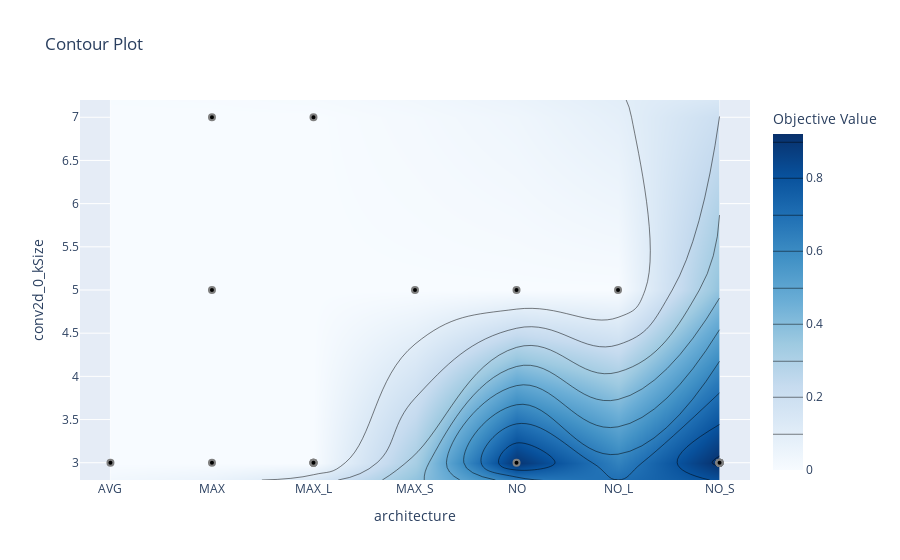
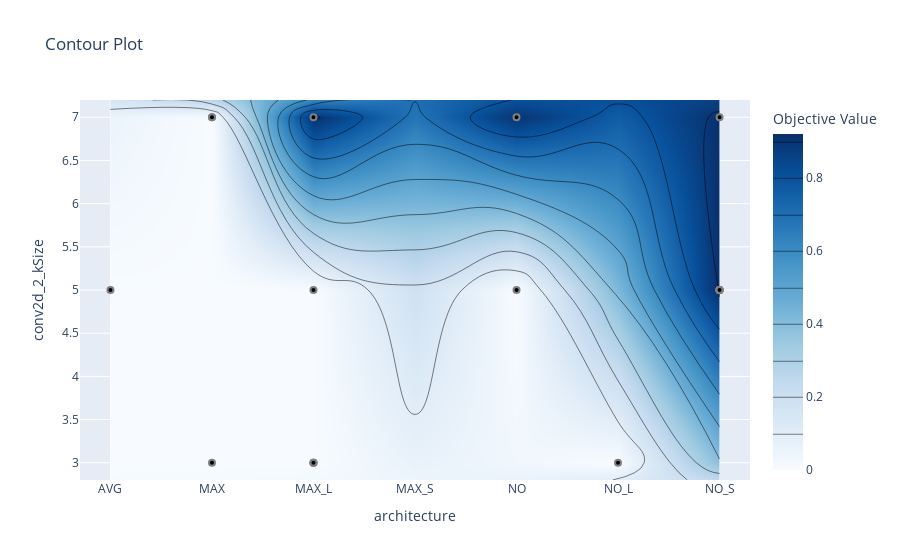
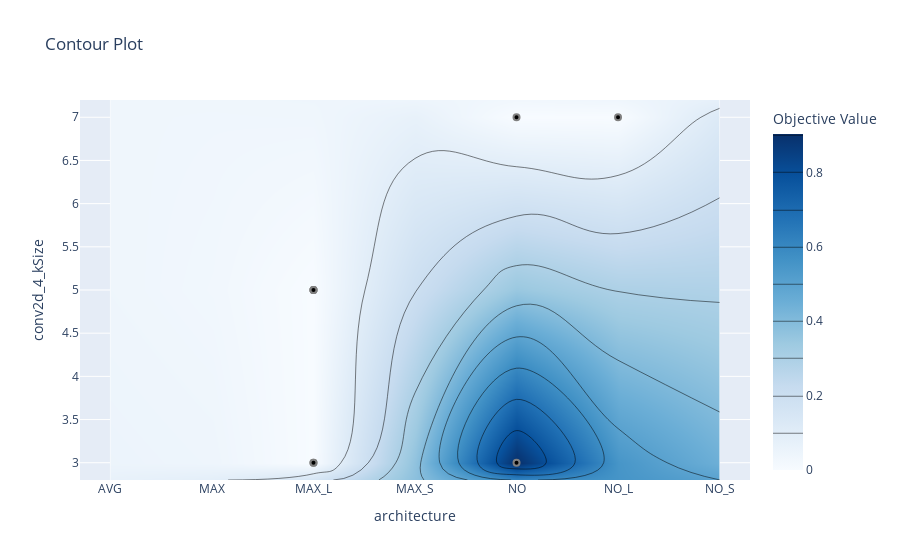

Write notebook code for charts like these, in order.
### Markdown cell above
#### Influence of Kernel Size

### Code cell
fig = optuna.visualization.plot_contour(study, params=['architecture', 'conv2d_0_kSize'])
fig.show()

fig = optuna.visualization.plot_contour(study, params=['architecture', 'conv2d_2_kSize'])
fig.show()

fig = optuna.visualization.plot_contour(study, params=['architecture', 'conv2d_4_kSize'])
fig.show()

### Figure 1 — Plotly figure (JSON) as saved in the notebook; plotly's stock layout.template omitted (floating-point values rounded to 4 significant figures)
{"data": [{"colorbar": {"title": {"text": "Objective Value"}}, "colorscale": [[0, "rgb(247,251,255)"], [0.125, "rgb(222,235,247)"], [0.25, "rgb(198,219,239)"], [0.375, "rgb(158,202,225)"], [0.5, "rgb(107,174,214)"], [0.625, "rgb(66,146,198)"], [0.75, "rgb(33,113,181)"], [0.875, "rgb(8,81,156)"], [1, "rgb(8,48,107)"]], "connectgaps": true, "contours": {"coloring": "heatmap"}, "hoverinfo": "none", "line": {"smoothing": 1.3}, "reversescale": false, "type": "contour", "x": ["AVG", "MAX", "MAX_L", "MAX_S", "NO", "NO_L", "NO_S"], "y": [2.8, 3, 5, 7, 7.2], "z": [[null, null, null, null, null, null, null], [0, 0, 0, null, 0.903, null, 0.9211], [null, 0, null, 0, 0, 0, null], [null, 0, 0, null, null, null, null], [null, null, null, null, null, null, null]]}, {"marker": {"color": "black", "line": {"color": "Grey", "width": 2}}, "mode": "markers", "showlegend": false, "type": "scatter", "x": ["MAX_L", "MAX", "NO", "MAX", "MAX_L", "MAX_S", "MAX", "NO", "NO_L", "MAX_L", "NO_S", "NO_S", "NO_S", "NO_S", "NO_S", "AVG", "NO_S", "MAX_L", "NO_S", "MAX_L"], "y": [3, 7, 3, 3, 7, 5, 5, 5, 5, 3, 3, 3, 3, 3, 3, 3, 3, 3, 3, 3]}], "layout": {"title": {"text": "Contour Plot"}, "xaxis": {"range": [-0.3, 6.3], "title": {"text": "architecture"}, "type": "category"}, "yaxis": {"range": [2.8, 7.2], "title": {"text": "conv2d_0_kSize"}}}}

### Figure 2 — Plotly figure (JSON) as saved in the notebook; plotly's stock layout.template omitted (floating-point values rounded to 4 significant figures)
{"data": [{"colorbar": {"title": {"text": "Objective Value"}}, "colorscale": [[0, "rgb(247,251,255)"], [0.125, "rgb(222,235,247)"], [0.25, "rgb(198,219,239)"], [0.375, "rgb(158,202,225)"], [0.5, "rgb(107,174,214)"], [0.625, "rgb(66,146,198)"], [0.75, "rgb(33,113,181)"], [0.875, "rgb(8,81,156)"], [1, "rgb(8,48,107)"]], "connectgaps": true, "contours": {"coloring": "heatmap"}, "hoverinfo": "none", "line": {"smoothing": 1.3}, "reversescale": false, "type": "contour", "x": ["AVG", "MAX", "MAX_L", "MAX_S", "NO", "NO_L", "NO_S"], "y": [2.8, 3, 5, 7, 7.2], "z": [[null, null, null, null, null, null, null], [null, 0, 0, null, null, 0, null], [0, null, 0, null, 0, null, 0.9211], [null, 0, 0.9153, null, 0.903, null, 0.9168], [null, null, null, null, null, null, null]]}, {"marker": {"color": "black", "line": {"color": "Grey", "width": 2}}, "mode": "markers", "showlegend": false, "type": "scatter", "x": ["MAX_L", "MAX", "NO", "MAX", "MAX_L", "MAX", "NO", "NO_L", "MAX_L", "NO_S", "NO_S", "NO_S", "NO_S", "NO_S", "AVG", "NO_S", "MAX_L", "NO_S", "MAX_L"], "y": [3, 7, 7, 7, 3, 3, 5, 3, 7, 7, 5, 5, 5, 5, 5, 5, 3, 5, 5]}], "layout": {"title": {"text": "Contour Plot"}, "xaxis": {"range": [-0.3, 6.3], "title": {"text": "architecture"}, "type": "category"}, "yaxis": {"range": [2.8, 7.2], "title": {"text": "conv2d_2_kSize"}}}}

### Figure 3 — Plotly figure (JSON) as saved in the notebook; plotly's stock layout.template omitted (floating-point values rounded to 4 significant figures)
{"data": [{"colorbar": {"title": {"text": "Objective Value"}}, "colorscale": [[0, "rgb(247,251,255)"], [0.125, "rgb(222,235,247)"], [0.25, "rgb(198,219,239)"], [0.375, "rgb(158,202,225)"], [0.5, "rgb(107,174,214)"], [0.625, "rgb(66,146,198)"], [0.75, "rgb(33,113,181)"], [0.875, "rgb(8,81,156)"], [1, "rgb(8,48,107)"]], "connectgaps": true, "contours": {"coloring": "heatmap"}, "hoverinfo": "none", "line": {"smoothing": 1.3}, "reversescale": false, "type": "contour", "x": ["AVG", "MAX", "MAX_L", "MAX_S", "NO", "NO_L", "NO_S"], "y": [2.8, 3, 5, 7, 7.2], "z": [[null, null, null, null, null, null, null], [null, null, 0, null, 0.903, null, null], [null, null, 0, null, null, null, null], [null, null, null, null, 0, 0, null], [null, null, null, null, null, null, null]]}, {"marker": {"color": "black", "line": {"color": "Grey", "width": 2}}, "mode": "markers", "showlegend": false, "type": "scatter", "x": ["MAX_L", "NO", "MAX_L", "NO", "NO_L", "MAX_L", "MAX_L", "MAX_L"], "y": [3, 3, 3, 7, 7, 5, 5, 5]}], "layout": {"title": {"text": "Contour Plot"}, "xaxis": {"range": [-0.3, 6.3], "title": {"text": "architecture"}, "type": "category"}, "yaxis": {"range": [2.8, 7.2], "title": {"text": "conv2d_4_kSize"}}}}
